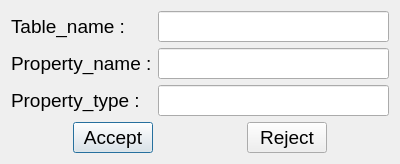
<?xml version="1.0" encoding="UTF-8"?>
<ui version="4.0">
 <class>ProDlg</class>
 <widget class="QDialog" name="ProDlg">
  <property name="geometry">
   <rect>
    <x>0</x>
    <y>0</y>
    <width>400</width>
    <height>156</height>
   </rect>
  </property>
  <property name="font">
   <font>
    <pointsize>14</pointsize>
   </font>
  </property>
  <property name="windowTitle">
   <string>Dialog</string>
  </property>
  <layout class="QGridLayout" name="gridLayout" rowstretch="2,2,2,1">
   <item row="0" column="0">
    <widget class="QLabel" name="label">
     <property name="text">
      <string>Table_name :</string>
     </property>
    </widget>
   </item>
   <item row="0" column="1">
    <widget class="QLineEdit" name="lineEdit"/>
   </item>
   <item row="1" column="0">
    <widget class="QLabel" name="label_2">
     <property name="text">
      <string>Property_name :</string>
     </property>
    </widget>
   </item>
   <item row="1" column="1">
    <widget class="QLineEdit" name="lineEdit_2"/>
   </item>
   <item row="2" column="0">
    <widget class="QLabel" name="label_3">
     <property name="text">
      <string>Property_type :</string>
     </property>
    </widget>
   </item>
   <item row="2" column="1">
    <widget class="QLineEdit" name="lineEdit_3"/>
   </item>
   <item row="3" column="0" colspan="2">
    <layout class="QHBoxLayout" name="horizontalLayout">
     <item>
      <spacer name="horizontalSpacer_2">
       <property name="orientation">
        <enum>Qt::Horizontal</enum>
       </property>
       <property name="sizeHint" stdset="0">
        <size>
         <width>28</width>
         <height>20</height>
        </size>
       </property>
      </spacer>
     </item>
     <item>
      <widget class="QPushButton" name="btn_accept">
       <property name="text">
        <string>Accept</string>
       </property>
      </widget>
     </item>
     <item>
      <spacer name="horizontalSpacer">
       <property name="orientation">
        <enum>Qt::Horizontal</enum>
       </property>
       <property name="sizeHint" stdset="0">
        <size>
         <width>88</width>
         <height>20</height>
        </size>
       </property>
      </spacer>
     </item>
     <item>
      <widget class="QPushButton" name="btn_reject">
       <property name="text">
        <string>Reject</string>
       </property>
      </widget>
     </item>
     <item>
      <spacer name="horizontalSpacer_3">
       <property name="orientation">
        <enum>Qt::Horizontal</enum>
       </property>
       <property name="sizeHint" stdset="0">
        <size>
         <width>28</width>
         <height>20</height>
        </size>
       </property>
      </spacer>
     </item>
    </layout>
   </item>
  </layout>
 </widget>
 <resources/>
 <connections>
  <connection>
   <sender>btn_accept</sender>
   <signal>clicked()</signal>
   <receiver>ProDlg</receiver>
   <slot>accept()</slot>
   <hints>
    <hint type="sourcelabel">
     <x>112</x>
     <y>130</y>
    </hint>
    <hint type="destinationlabel">
     <x>199</x>
     <y>77</y>
    </hint>
   </hints>
  </connection>
  <connection>
   <sender>btn_reject</sender>
   <signal>clicked()</signal>
   <receiver>ProDlg</receiver>
   <slot>reject()</slot>
   <hints>
    <hint type="sourcelabel">
     <x>287</x>
     <y>130</y>
    </hint>
    <hint type="destinationlabel">
     <x>199</x>
     <y>77</y>
    </hint>
   </hints>
  </connection>
 </connections>
</ui>
